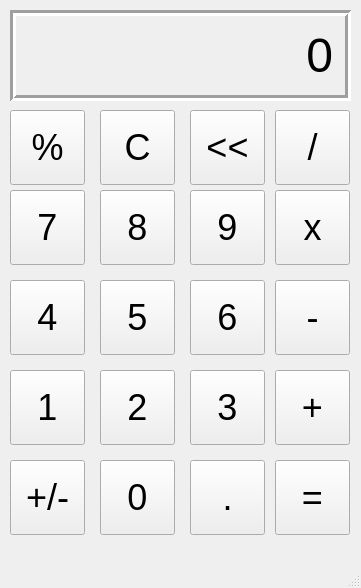
<?xml version="1.0" encoding="UTF-8"?>
<ui version="4.0">
 <class>cButton</class>
 <widget class="QMainWindow" name="cButton">
  <property name="geometry">
   <rect>
    <x>0</x>
    <y>0</y>
    <width>361</width>
    <height>588</height>
   </rect>
  </property>
  <property name="windowTitle">
   <string>Calculator</string>
  </property>
  <widget class="QWidget" name="centralwidget">
   <widget class="QLabel" name="outputLabel">
    <property name="geometry">
     <rect>
      <x>10</x>
      <y>10</y>
      <width>341</width>
      <height>91</height>
     </rect>
    </property>
    <property name="font">
     <font>
      <pointsize>36</pointsize>
     </font>
    </property>
    <property name="frameShape">
     <enum>QFrame::Box</enum>
    </property>
    <property name="frameShadow">
     <enum>QFrame::Sunken</enum>
    </property>
    <property name="lineWidth">
     <number>3</number>
    </property>
    <property name="text">
     <string>0</string>
    </property>
    <property name="alignment">
     <set>Qt::AlignRight|Qt::AlignTrailing|Qt::AlignVCenter</set>
    </property>
    <property name="margin">
     <number>10</number>
    </property>
   </widget>
   <widget class="QPushButton" name="percentButton">
    <property name="geometry">
     <rect>
      <x>10</x>
      <y>110</y>
      <width>75</width>
      <height>75</height>
     </rect>
    </property>
    <property name="font">
     <font>
      <pointsize>27</pointsize>
     </font>
    </property>
    <property name="text">
     <string>%</string>
    </property>
   </widget>
   <widget class="QPushButton" name="pushButton_2">
    <property name="geometry">
     <rect>
      <x>100</x>
      <y>110</y>
      <width>75</width>
      <height>75</height>
     </rect>
    </property>
    <property name="font">
     <font>
      <pointsize>27</pointsize>
     </font>
    </property>
    <property name="text">
     <string>C</string>
    </property>
   </widget>
   <widget class="QPushButton" name="arrowButton">
    <property name="geometry">
     <rect>
      <x>190</x>
      <y>110</y>
      <width>75</width>
      <height>75</height>
     </rect>
    </property>
    <property name="font">
     <font>
      <pointsize>27</pointsize>
     </font>
    </property>
    <property name="text">
     <string>&lt;&lt;</string>
    </property>
   </widget>
   <widget class="QPushButton" name="divideButton">
    <property name="geometry">
     <rect>
      <x>275</x>
      <y>110</y>
      <width>75</width>
      <height>75</height>
     </rect>
    </property>
    <property name="font">
     <font>
      <pointsize>27</pointsize>
     </font>
    </property>
    <property name="text">
     <string>/</string>
    </property>
   </widget>
   <widget class="QPushButton" name="nineButton">
    <property name="geometry">
     <rect>
      <x>190</x>
      <y>190</y>
      <width>75</width>
      <height>75</height>
     </rect>
    </property>
    <property name="font">
     <font>
      <pointsize>27</pointsize>
     </font>
    </property>
    <property name="text">
     <string>9</string>
    </property>
   </widget>
   <widget class="QPushButton" name="eightButton">
    <property name="geometry">
     <rect>
      <x>100</x>
      <y>190</y>
      <width>75</width>
      <height>75</height>
     </rect>
    </property>
    <property name="font">
     <font>
      <pointsize>27</pointsize>
     </font>
    </property>
    <property name="text">
     <string>8</string>
    </property>
   </widget>
   <widget class="QPushButton" name="multiplyButton">
    <property name="geometry">
     <rect>
      <x>275</x>
      <y>190</y>
      <width>75</width>
      <height>75</height>
     </rect>
    </property>
    <property name="font">
     <font>
      <pointsize>27</pointsize>
     </font>
    </property>
    <property name="text">
     <string>x</string>
    </property>
   </widget>
   <widget class="QPushButton" name="sevenButton">
    <property name="geometry">
     <rect>
      <x>10</x>
      <y>190</y>
      <width>75</width>
      <height>75</height>
     </rect>
    </property>
    <property name="font">
     <font>
      <pointsize>27</pointsize>
     </font>
    </property>
    <property name="text">
     <string>7</string>
    </property>
   </widget>
   <widget class="QPushButton" name="sixButton">
    <property name="geometry">
     <rect>
      <x>190</x>
      <y>280</y>
      <width>75</width>
      <height>75</height>
     </rect>
    </property>
    <property name="font">
     <font>
      <pointsize>27</pointsize>
     </font>
    </property>
    <property name="text">
     <string>6</string>
    </property>
   </widget>
   <widget class="QPushButton" name="fiveButton">
    <property name="geometry">
     <rect>
      <x>100</x>
      <y>280</y>
      <width>75</width>
      <height>75</height>
     </rect>
    </property>
    <property name="font">
     <font>
      <pointsize>27</pointsize>
     </font>
    </property>
    <property name="text">
     <string>5</string>
    </property>
   </widget>
   <widget class="QPushButton" name="minusButton">
    <property name="geometry">
     <rect>
      <x>275</x>
      <y>280</y>
      <width>75</width>
      <height>75</height>
     </rect>
    </property>
    <property name="font">
     <font>
      <pointsize>27</pointsize>
     </font>
    </property>
    <property name="text">
     <string>-</string>
    </property>
   </widget>
   <widget class="QPushButton" name="fourButton">
    <property name="geometry">
     <rect>
      <x>10</x>
      <y>280</y>
      <width>75</width>
      <height>75</height>
     </rect>
    </property>
    <property name="font">
     <font>
      <pointsize>27</pointsize>
     </font>
    </property>
    <property name="text">
     <string>4</string>
    </property>
   </widget>
   <widget class="QPushButton" name="threeButton">
    <property name="geometry">
     <rect>
      <x>190</x>
      <y>370</y>
      <width>75</width>
      <height>75</height>
     </rect>
    </property>
    <property name="font">
     <font>
      <pointsize>27</pointsize>
     </font>
    </property>
    <property name="text">
     <string>3</string>
    </property>
   </widget>
   <widget class="QPushButton" name="twoButton">
    <property name="geometry">
     <rect>
      <x>100</x>
      <y>370</y>
      <width>75</width>
      <height>75</height>
     </rect>
    </property>
    <property name="font">
     <font>
      <pointsize>27</pointsize>
     </font>
    </property>
    <property name="text">
     <string>2</string>
    </property>
   </widget>
   <widget class="QPushButton" name="addButton">
    <property name="geometry">
     <rect>
      <x>275</x>
      <y>370</y>
      <width>75</width>
      <height>75</height>
     </rect>
    </property>
    <property name="font">
     <font>
      <pointsize>27</pointsize>
     </font>
    </property>
    <property name="text">
     <string>+</string>
    </property>
   </widget>
   <widget class="QPushButton" name="oneButton">
    <property name="geometry">
     <rect>
      <x>10</x>
      <y>370</y>
      <width>75</width>
      <height>75</height>
     </rect>
    </property>
    <property name="font">
     <font>
      <pointsize>27</pointsize>
     </font>
    </property>
    <property name="text">
     <string>1</string>
    </property>
   </widget>
   <widget class="QPushButton" name="decimalButton">
    <property name="geometry">
     <rect>
      <x>190</x>
      <y>460</y>
      <width>75</width>
      <height>75</height>
     </rect>
    </property>
    <property name="font">
     <font>
      <pointsize>27</pointsize>
     </font>
    </property>
    <property name="text">
     <string>.</string>
    </property>
   </widget>
   <widget class="QPushButton" name="zeroButton">
    <property name="geometry">
     <rect>
      <x>100</x>
      <y>460</y>
      <width>75</width>
      <height>75</height>
     </rect>
    </property>
    <property name="font">
     <font>
      <pointsize>27</pointsize>
     </font>
    </property>
    <property name="text">
     <string>0</string>
    </property>
   </widget>
   <widget class="QPushButton" name="equalButton">
    <property name="geometry">
     <rect>
      <x>275</x>
      <y>460</y>
      <width>75</width>
      <height>75</height>
     </rect>
    </property>
    <property name="font">
     <font>
      <pointsize>27</pointsize>
     </font>
    </property>
    <property name="text">
     <string>=</string>
    </property>
   </widget>
   <widget class="QPushButton" name="plusminusButton">
    <property name="geometry">
     <rect>
      <x>10</x>
      <y>460</y>
      <width>75</width>
      <height>75</height>
     </rect>
    </property>
    <property name="font">
     <font>
      <pointsize>27</pointsize>
     </font>
    </property>
    <property name="text">
     <string>+/-</string>
    </property>
   </widget>
  </widget>
  <widget class="QMenuBar" name="menubar">
   <property name="geometry">
    <rect>
     <x>0</x>
     <y>0</y>
     <width>361</width>
     <height>21</height>
    </rect>
   </property>
  </widget>
  <widget class="QStatusBar" name="statusbar"/>
 </widget>
 <resources/>
 <connections/>
</ui>
